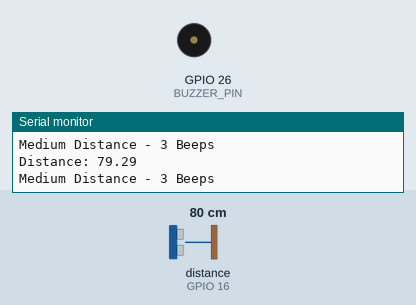
Bench run of a sketch on a simulated ESP32. Shown: buzzer (waves = sounding, pin HIGH), the last lines printed to the serial monitor. Wiring (inferred from the names in the program): ultrasonic range finder: trigger GPIO 17; echo GPIO 16. Inputs (shaded band) come from the test bench; at power-on: distance to the obstacle (sensor on GPIO 16) 80 cm. The echo pulse lasts 58.3 µs per cm; pins used as bus, display or sensor lines are not drawn.

Above: at 2.5 s.
2.6 s: distance to the obstacle (sensor on GPIO 16) set to 54 cm
6.1 s: distance to the obstacle (sensor on GPIO 16) set to 45 cm
At 7.4 s:
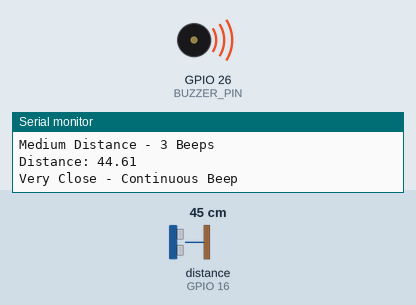
8.9 s: distance to the obstacle (sensor on GPIO 16) set to 250 cm
At 9.7 s:
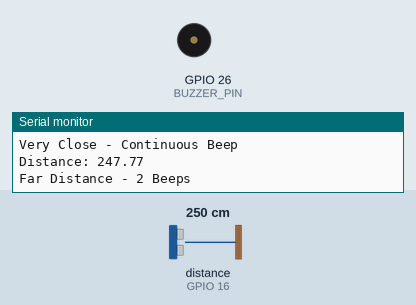
Timing chart, 0 to 18.4 s (numbered marks = the images above; inputs shaded):
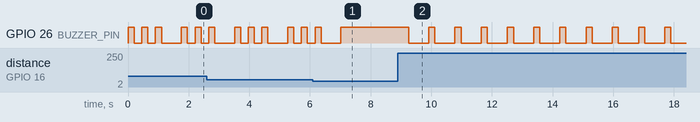

The sketch:

Smart_Cap.ino
```cpp
// ---------- PIN DEFINITIONS ----------
#define TRIG_PIN    17
#define ECHO_PIN    16
#define BUZZER_PIN  26

long duration;
float distance;

// ---------- ULTRASONIC FUNCTION ----------
float getDistance() {
  digitalWrite(TRIG_PIN, LOW);
  delayMicroseconds(2);

  digitalWrite(TRIG_PIN, HIGH);
  delayMicroseconds(10);
  digitalWrite(TRIG_PIN, LOW);

  duration = pulseIn(ECHO_PIN, HIGH, 30000); // 30ms timeout

  if (duration == 0) return -1;

  return (duration * 0.034) / 2;
}

// ---------- BUZZER FUNCTION ----------
void beep(int times, int onTime, int offTime) {
  for (int i = 0; i < times; i++) {
    digitalWrite(BUZZER_PIN, HIGH);
    delay(onTime);
    digitalWrite(BUZZER_PIN, LOW);
    delay(offTime);
  }
}

// ---------- SETUP ----------
void setup() {
  Serial.begin(115200);

  pinMode(TRIG_PIN, OUTPUT);
  pinMode(ECHO_PIN, INPUT);
  pinMode(BUZZER_PIN, OUTPUT);

  digitalWrite(BUZZER_PIN, LOW);
}

// ---------- LOOP ----------
void loop() {

  distance = getDistance();

  Serial.print("Distance: ");
  Serial.println(distance);

  if (distance < 0) {
    digitalWrite(BUZZER_PIN, LOW);
  }

  // 🔴 0 – 50 cm → Continuous beep
  else if (distance <= 50) {
    Serial.println("Very Close - Continuous Beep");
    digitalWrite(BUZZER_PIN, HIGH);
  }
   // 🔴 50 – 100 cm → 3 Beeps
  else if (distance > 50 && distance <= 100) {
    Serial.println("Medium Distance - 3 Beeps");
    beep(3, 200, 250);
  }

  // 🟠 100 – 150 cm → 2 Beeps
  else if (distance > 100 && distance <= 150) {
    Serial.println("Medium Distance - 3 Beeps");
    beep(2, 200, 250);
  }

  // 🟡 150 – 300 cm → 1 Beeps
  else if (distance > 150 && distance <= 300) {
    Serial.println("Far Distance - 2 Beeps");
    beep(1, 200, 250);
  }

  else {
    digitalWrite(BUZZER_PIN, LOW);
  }

  delay(400);
}
```

Measured:
- the behaviour switches between 51 and 50 cm on distance to the obstacle (sensor on GPIO 16) (found by bisection; images 0 and 1)
- after the input at 6.1 s, GPIO 26 (BUZZER_PIN): goes on until 7.0 s, then stays HIGH
- after the input at 8.9 s, GPIO 26 (BUZZER_PIN): alternates HIGH for 0.20 s and LOW for 0.67 s, starting after 0.35 s
